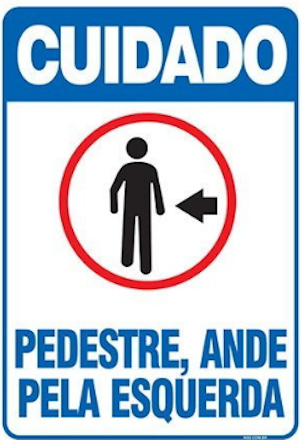
#> input picture ExerciciosAlgoritimos/Lista_12/Pedestre.png, 302 x 440 px
$ python lista12.py
#> lines starting #> are read from the running program, lines starting #| are printed output that depends on the picture
### ExerciciosAlgoritmos/Lista_12/imagens.py
from PIL import Image
import time
import os

class Imagem(object):

    largura = altura = 0

    def initVars( self ):
        self._inGetSet = False
        self._y = 0

    def abrir( self, filename, mode ):
#> called with filename = 'Pedestre.png', mode = 'RGB'
        self.initVars()
        self.im = Image.open( filename )
#> self.im is the input picture: PIL image 302x440 RGB; mean R, G, B 177.8, 194.8, 213.4
        self.largura, self.altura = self.im.size
#> self.largura = 302; self.altura = 440

    def __init__( self, filename='', size=(0,0), mode='RGB'):
        if filename != '':
            self.abrir( filename, mode)
        elif size[0] > 0 and size[1] > 0:
            self.initVars()
            self.im = Image.new( mode, (size[1],size[0]) )
            self.largura, self.altura = self.im.size
        else: self.initVars()

    def mostrar( self ):
        self.im.show()
        if os.name == 'nt':
            time.sleep( 3 )

    # [6 lines left out: function copia, not called in this run]

    def salvar( self, filename ):
        self.im.save( filename, 'png' )

    def __getitem__(self, yx):
        if self._inGetSet:
            self._inGetSet = False
            return self.im.getpixel( (yx, self._y) )
        else:
            self._inGetSet = True
            self._y = yx
            return self

    def __setitem__(self, yx, pixel):
        if self._inGetSet:
            self._inGetSet = False
            if type( pixel ) is tuple:
                r = min( 255, max( 0, pixel[0] ))
                g = min( 255, max( 0, pixel[1] ))
                b = min( 255, max( 0, pixel[2] ))
                pixel = (r,g,b)
            else: pixel = min( 255, max( 0, pixel ))
            self.im.putpixel( (yx, self._y), pixel )
        else:
            self._inGetSet = True
            self._y = yx
            return self

# """
# board[x][y] means board.__getitem__(x).__getitem__(y),
# so Board.__getitem__ has to return some kind of view that
# also supports __getitem__ and remembers x. This is a bit
# of work, but for some use cases (anything involving passing
# that view around) it's very convenient.

# Another option is board[x, y], which means board.__getitem__((x, y)).
# Note that this passes a tuple to __getitem__, which you'll
# have to unpack manually (there is syntactic sugar for doing
# this in 2.x, but it's a bit obscure and also gone in 3.x,
# so you may want to avoid it in the interest of future porting work).

### ExerciciosAlgoritimos/Lista_12/lista12.py
import imagens

# Abra a imagem "Pedestre.png"
im = imagens.Imagem('Pedestre.png')

# Obtém as dimensões da imagem
largura = im.largura
#> largura = 302
altura = im.altura
#> altura = 440

# Percorre a imagem pixel a pixel
for i in range(altura):
    for j in range(largura):
        r, g, b = im[i][j]

        # Verifica se o pixel atual está dentro do intervalo de cores próximas ao preto
        if (r >= 0 and r <= 100 and g >= 0 and g <= 100 and b >= 0 and b <= 100):

            # Define a cor do pixel com um verde qualquer.
            im[i][j] = (11, 158, 50)
#> this loop made 440 passes

im.mostrar()
#> in mostrar, `self.im.show()`:
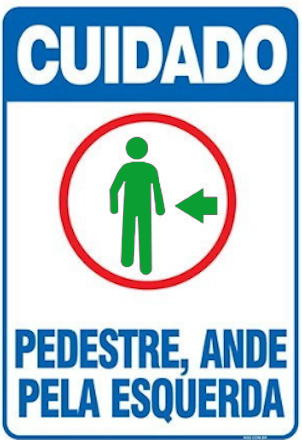
#> shown: PIL image 302x440 RGB; mean R, G, B 177.1, 199, 214
